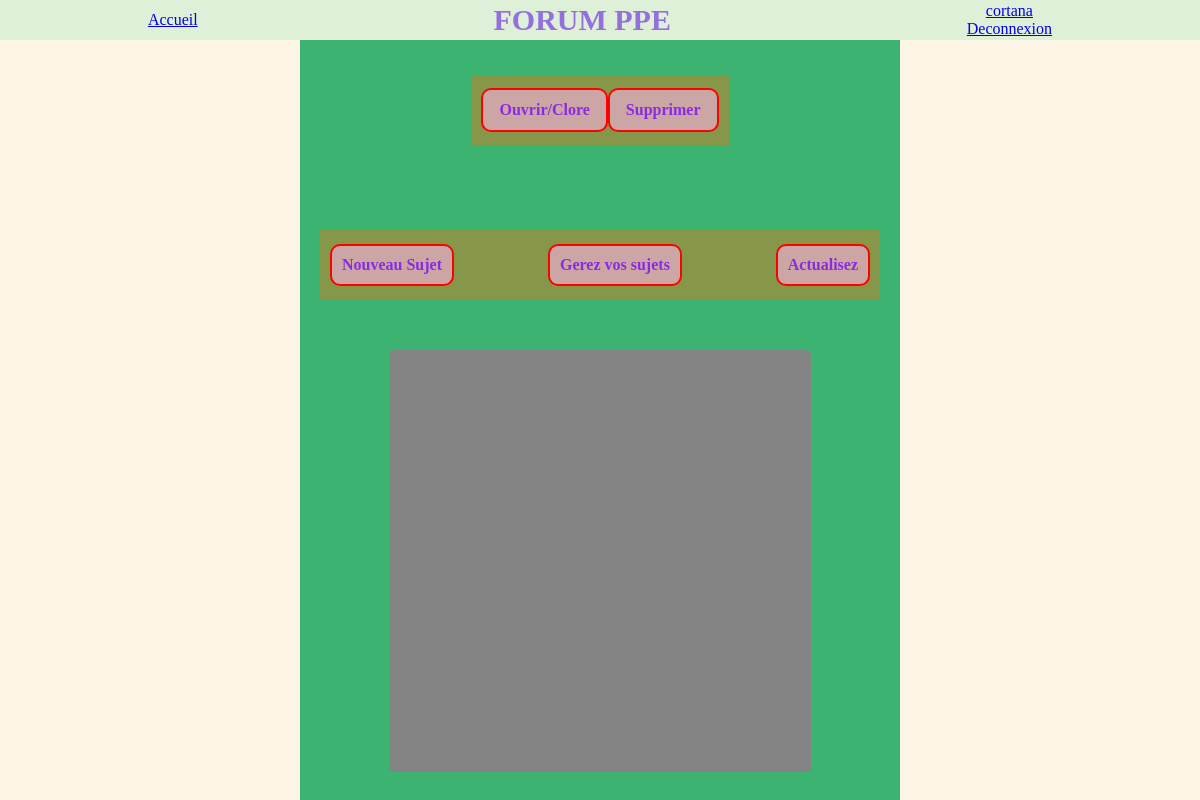
The app's page /index.php (signed in), older data.
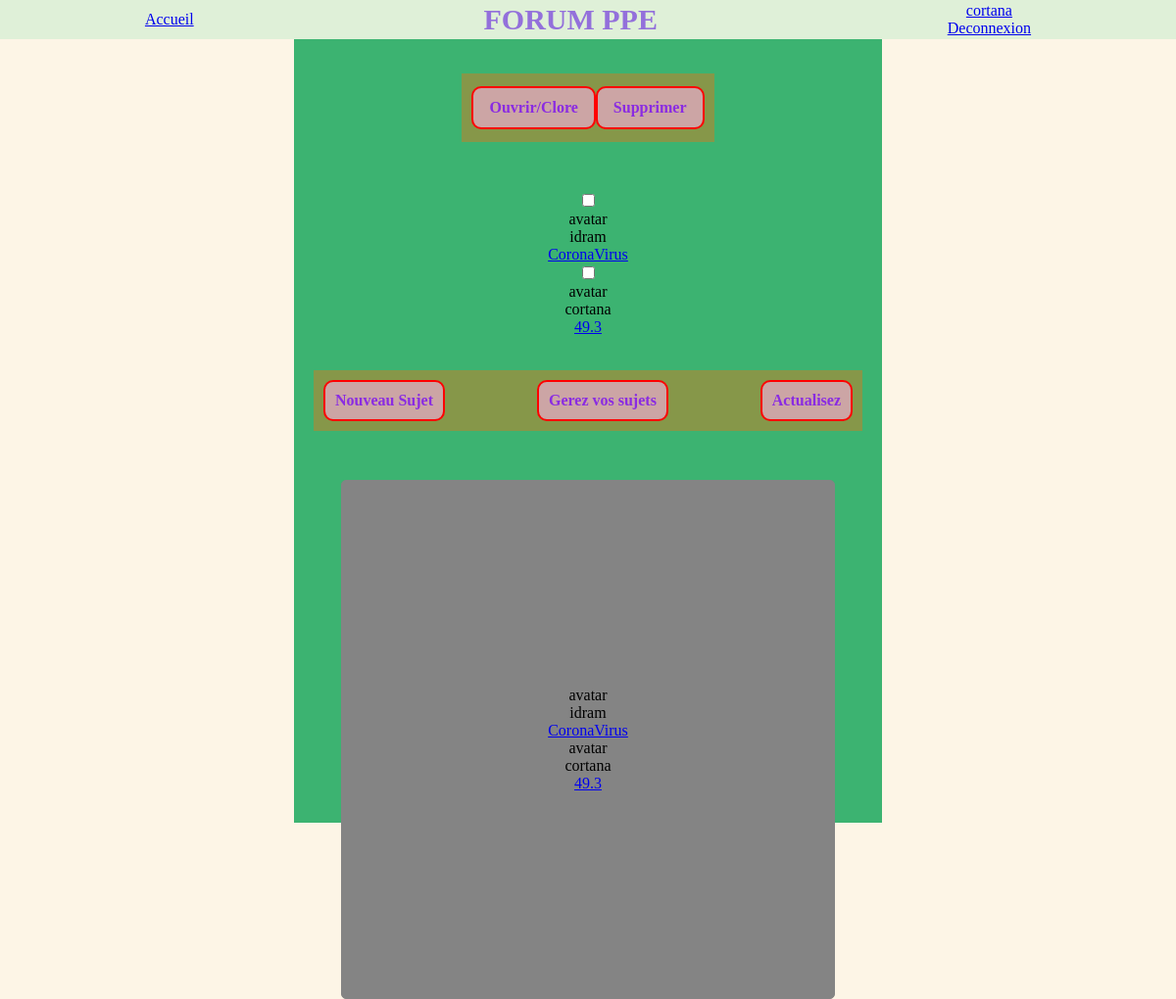
The same page, newer data.
### tables this page shows
CREATE TABLE Thread 
(
    idThread INT AUTO_INCREMENT NOT NULL,
    sujet VARCHAR(64) NOT NULL,
    text TEXT NOT NULL,
    dateParution DATE,
    fermer TINYINT,
    idUser INT NOT NULL,
    PRIMARY KEY(idThread)
);

CREATE TABLE Utilisateur
(
    idUser INT AUTO_INCREMENT NOT NULL,
    pseudo VARCHAR(64),
    cheminAvatar VARCHAR(64),
    mdp VARCHAR(64),
    ban TINYINT,
    admin TINYINT,
    PRIMARY KEY(idUser)
);

### dataManager/UserManager.php (called while the page is built, shortened)
<?php
class UserManager
{
    public static function findUser ($idUser)
    {
        $bdd = DataBaseLinker::getConnexion();
        $state=$bdd->prepare("SELECT * FROM Utilisateur WHERE idUser=?");
        $state->bindParam(1, $idUser);
        $state->execute();
        $resultats = $state->fetchAll();
        $user = new User();
        foreach($resultats as $lineResult)
        {
            $user->setIdUser($lineResult["idUser"]);
            $user->setPseudo($lineResult["pseudo"]);
            $user->setMdp($lineResult["mdp"]);
            $user->setCheminAvatar($lineResult["cheminAvatar"]);
            $user->setBan($lineResult["ban"]);
            $user->setAdmin($lineResult["admin"]);
        }
        return $user;
    }
    public static function findIdUser($username)
    {
        $bdd= DataBaseLinker::getConnexion();
        $state = $bdd->prepare("SELECT idUser FROM Utilisateur WHERE pseudo=?");
        $state->bindParam(1, $username);
        $state->execute();
        $result=$state->fetchAll();
        $codeRetour= $result[0][0];
        return $codeRetour;
    }
}

### data/User.php (called while the page is built, shortened)
<?php
class User
{
    private $pseudo;
    private $admin;
    function getPseudo() {
        return $this->pseudo;
    }
    function getAdmin() {
        return $this->admin;
    }
    function setPseudo($pseudo) {
        $this->pseudo = $pseudo;
    }
    function setAdmin($admin) {
        $this->admin = $admin;
    }
}

### dataManager/ThreadManager.php (called while the page is built, shortened)
<?php
class ThreadManager
{
    public static function findThread ($idThread)
    {
        $bdd = DataBaseLinker::getConnexion();
        $state = $bdd->prepare("SELECT * FROM Thread WHERE idThread=?");
        $state->bindParam(1, $idThread);
        $state->execute();
        $resultats = $state->fetchAll();
        $thread = new Thread;
        foreach($resultats as $line)
        {
            $thread->setIdThread($line["idThread"]);
            $thread->setSujet($line["sujet"]);
            $thread->setText($line["text"]);
            $thread->setDateParution($line["dateParution"]);
            $thread->setFermer($line["fermer"]);
            $thread->setIdUser($line["idUser"]);
        }
        return $thread;
    }
    public static function findAllThread ()
    {
        $tabThread = Array();
        $bdd = DataBaseLinker::getConnexion();
        $state = $bdd->prepare("SELECT * FROM Thread");
        $state->execute();
        $results = $state->fetchAll();
        foreach($results as $line)
        {
            $thread = new Thread();
            $thread->setIdThread($line["idThread"]);
            $thread->setSujet($line["sujet"]);
            $thread->setText($line["text"]);
            $thread->setDateParution($line["dateParution"]);
            $thread->setFermer($line["fermer"]);
            $thread->setIdUser($line["idUser"]);
            $tabThread [] = $thread;
        }
        return $tabThread;
    }
}

### data/Thread.php (called while the page is built, shortened)
<?php
class Thread
{
    private $idThread;
    private $sujet;
        public function setIdThread($idThread)
    {
        $this->idThread=$idThread;
    }
    public function getIdThread()
    {
        return $this->idThread;
    }
        public function setSujet($sujet)
    {
        $this->sujet=$sujet;
    }
    public function getSujet()
    {
        return $this->sujet;
    }
}

### index.php (the view, shortened to what this page needs)
<?php
    include("header-footer/header.php");
    include("data/User.php");
    include("dataManager/UserManager.php");
    include("data/Thread.php");
    include("dataManager/ThreadManager.php");
    if(isset($_SESSION["ppe_session"]))
    {
        $id = UserManager::findIdUser($_SESSION["ppe_session"]);
        $utilisateur = UserManager::findUser($id);
        $isAdmin = $utilisateur->getAdmin();
        $allThread = ThreadManager::findAllThread();
    }
    else
    {
        $id = NULL;
        $utilisateur = NULL;
        $isAdmin = 0;
        $ban = 0;
        $allThread = ThreadManager::findAllThread();
    }
    if ($isAdmin == 1)
    {
            echo '<form class="formAdmin" action="index.php" method="post">';
                echo '<div class="boutons">';
                echo '<div class="boutonTop">  <input type="submit" name="openclose" value="Ouvrir/Clore"/>  </div>';
                echo'<div class="boutonTop">  <input type="submit" name="delete" value="Supprimer"/>  </div>';
                echo '</div>';
            foreach ($allThread as $line)
            {
                $lanceurDuThread = UserManager::findUser($line->getIdUser());
                $threadActuel = ThreadManager::findThread($line->getIdThread());
                echo '<div class="checkBox">';
                echo'<input type="checkbox" name="threadBox'.$line->getIdThread().'">
                 </div>
                <div class="thread">';
                    echo'<div class="avatarUtilisateur">avatar</div>';
                    echo'<div class="pseudoLanceur">'.$lanceurDuThread->getPseudo().'</div>';
                    echo'<div class="titreThread"><a href="sujet.php">'.$threadActuel->getSujet().'</a></div>';
                echo'</div>';
            }
            echo '</form>';
    }
    if($id!=NULL)
        {
            echo '<div class="boutons">';
            echo '<div class="boutonTop"><a class="b" href="nouveauThread.php">Nouveau Sujet</a></div>';
            echo'<div class="boutonTop"><a class="b" href="gerezVosSujet.php">Gerez vos sujets</a></div>';
            echo '<div class="boutonTop"><a class="b" href="index.php">Actualisez</a></div>';
            echo '</div>';
        }
        else
        {
            echo '<div class="boutonsNoConnexion">';
            echo '<div class="boutonTop"><a class="b" href="index.php">Actualisez</a></div>';
            echo'</div>';
        }
    echo'<div class="thread_container">';
    foreach ($allThread as $line)
    {
        $lanceurDuThread = UserManager::findUser($line->getIdUser());
        $threadActuel = ThreadManager::findThread($line->getIdThread());
        echo'<div class="thread">';
            echo'<div class="avatarUtilisateur">avatar</div>';
            echo'<div class="pseudoLanceur">'.$lanceurDuThread->getPseudo().'</div>';
            echo'<div class="titreThread"><a href="sujet.php">'.$threadActuel->getSujet().'</a></div>';
        echo'</div>';
    }
echo'</div>';
?>
<?php
    include("header-footer/footer.php");
?>

### header-footer/header.php (shortened to what this page needs)
<!DOCTYPE html>
<html>
    <head>
        <link rel="stylesheet" type="text/css" href="css/general.css" media="all"/>
        <link rel="stylesheet" type="text/css" href="css/login.css" media="all"/>
        <link rel="stylesheet" type="text/css" href="css/profil.css" media="all"/>
        <link rel="stylesheet" type="text/css" href="css/index.css" media="all"/>
    </head>
    <body>
<div class="green_banniere">
    <div class="bouton">
        <a href="index.php">Accueil</a>
    </div>
	<h2>FORUM PPE</h2>
<?php
    if(!empty($_SESSION["ppe_session"]))
    {
        echo'<div class="bouton_container">';
        echo '<div class="profil">';
        echo '<a href="profil.php">'.$_SESSION["ppe_session"].'</a>';
        echo '</div>';
        echo '<div class="bouton">';
        echo '<a href="login.php?deco=true">Deconnexion</a>';
        echo "</div> ";
        echo'</div>';
    }
    else
    {
        echo '<div class="bouton">';
            echo '<a href="register.php">Inscription</a>';
            echo '<a href="login.php">Connexion</a>';
        echo "</div> ";
    }
?>
</div>
<div class="container_page">

### header-footer/footer.php
    	</div>
    </body>
</html>

### css/general.css (style rules this page uses)
body, html { height: 100%; margin: 0px; background-color: #FDF5E6; }
h2 { color:#9370DB; font-size: 30px; }
.green_banniere { display: flex; justify-content: space-around; align-items: center; background-color: #DFF0D8; height: 40px; width: 100%; }
.container_page { height: 100%; width: 50%; display: flex; align-items: center; background-color: #3CB371; margin-left: 25%; flex-direction: column; }
.bouton_container { display: flex; flex-direction: column; align-items: center; }
.bouton { display: flex; flex-direction: column; align-items: center; }

### css/profil.css (style rules this page uses)
.profil { display: flex; justify-content: space-between; }

### css/index.css (style rules this page uses)
input[type=submit] { background-color: #cca5a5; border: none; text-align: center; font-weight: bold; color: blueviolet; font-family : Times New Roman; font-size: 16px; }
.boutons { display: flex; justify-content: space-between; background-color: #e873176e; margin-bottom: 50px; margin-top: 35px; width: -webkit-fill-available; height: 50px; align-items: center; padding: 10px; margin-left: 20px; margin-right: 20px; }
.thread_container { background-color: #848484; padding: 35%; border: 1px solid #848484; border-radius: 5px; }
.thread { display: flex; flex-direction: column; align-items: center; }
.boutonTop { background-color: #cca5a5; padding: 10px; border: solid 2px red; border-radius: 10px; }
.b { color: blueviolet; font-weight: bold; text-decoration: none; }
.formAdmin { display: flex; flex-direction: column; align-items: center; }

Row changes from the older to the newer data that the page shows:
added thread: idUser.pseudo "idram", sujet "CoronaVirus"
added thread: idUser.pseudo "cortana", sujet "49.3"
